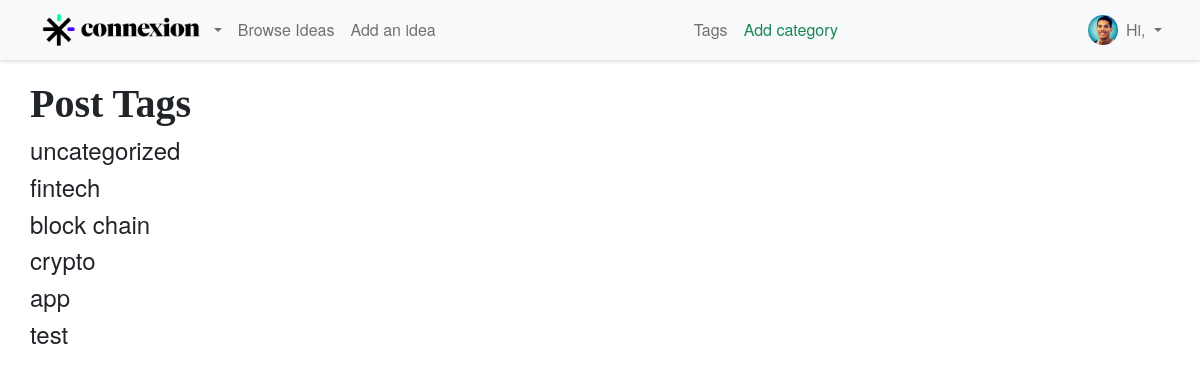
The page /category-list/ (signed in) on the database as committed earlier.
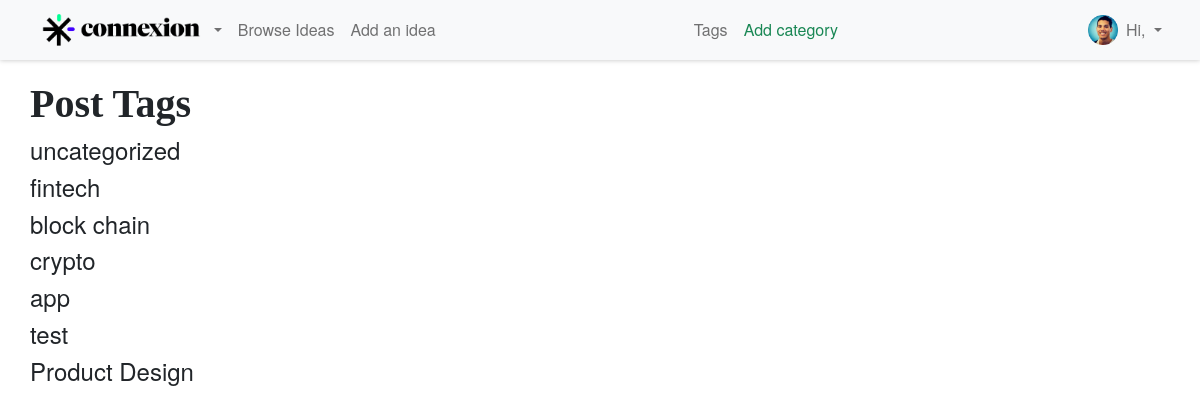
The same page on the database as committed later.
### thesite/models.py (models this page shows, shortened)
class Category(models.Model):
    name = models.CharField(max_length=255)
    def __str__(self):
        return self.name

### thesite/views.py (the view)
# urls.py: path('category-list/', CategoryListView, name='category-list'),
def CategoryListView(request):
    cat_menu_list = Category.objects.all()
    return render(request, 'category_list.html', {'cat_menu_list':cat_menu_list})

### thesite/templates/category_list.html (shortened to what this page needs)
{% extends 'base.html' %}
{% block content %}
    <h1>Post Tags</h1>
    {% for item in cat_menu_list %}
        <h4><a class="dropdown-item" href="{% url 'category' item|slugify %}">{{ item }}</a></h4>
    {% endfor %}
{% endblock %}

### thesite/templates/base.html (shortened to what this page needs)
<!doctype html>
{% load static %}
<html>
<head>
  <link href="https://cdn.jsdelivr.net/npm/bootstrap@5.2.0-beta1/dist/css/bootstrap.min.css" rel="stylesheet"
>
  <link rel="stylesheet" type="text/css" href="{% static 'css/base.css' %}">
</head>
<body>
  <nav class="navbar fixed-top navbar-expand-lg navbar-light bg-light">
    <div class="container-fluid">
      <a class="navbar-brand" href="{% url 'home' %}" style="margin: 0;">
        <img class="d-inline-block align-text-top" src="{% static 'thesite/images/Frame 40sdfgsfdgs.png' %}" alt=""
          srcset="" height="50px">
      </a>
      <div class="collapse navbar-collapse justify-content-between" id="navbarSupportedContent">
        {% if user.is_authenticated %}
        <ul class="navbar-nav me-auto mb-2 mb-lg-0">
          <li class="nav-item dropdown">
            <a class="nav-link dropdown-toggle" href="/" id="navbarDropdown" role="button" data-bs-toggle="dropdown"
              aria-expanded="false" style="padding-left: 0;">
            </a>
          </li>
          <li class="nav-item">
            <a class="nav-link" aria-current="page" href="{% url 'browse_post' %}">Browse Ideas</a>
          </li>
          <li class="nav-item">
            <a class="nav-link" href="{% url 'add_post' %}">Add an idea</a>
          </li>
        </ul>
        <ul class="navbar-nav me-auto mb-2 mb-lg-0">
          {% if cat_menu %}
          <li class="nav-item dropdown">
            <a class="nav-link dropdown-toggle" href="#" id="navbarDropdown" role="button" data-toggle="dropdown"
              aria-haspopup="true" aria-expanded="false">
              Tags
            </a>
            <div class="dropdown-menu" aria-labelledby="navbarDropdown">
              {% for item in cat_menu %}
              <a class="dropdown-item" href="{% url 'category' item|slugify %}">{{ item }}</a>
              {% endfor %}
            </div>
          </li>
          {% else %}
          <li class="nav-item">
            <a class="nav-link" href="{% url 'category-list' %}">Tags</a>
          </li>
          {% endif %}
          <li class="nav-item">
            <a class="nav-link text-success" aria-current="page" href="{% url 'add_category' %}">Add category</a>
          </li>
        </ul>
        <div class="d-flex">
          <ul class="navbar-nav me-auto mb-2 mb-lg-0">
            <li class="nav-item">
              <img src="{% static 'thesite/images/Ellipse 30.png' %}" alt="" srcset="" height="30px"
                style="margin-top: 5px;">
            </li>
            <li class="nav-item dropdown">
              <a class="nav-link dropdown-toggle" href="#" id="navbarDropdown" role="button" data-bs-toggle="dropdown"
                aria-expanded="false">
                Hi,
              </a>
            </li>
          </ul>
        </div>
        {% endif %}
      </div>
    </div>
  </nav>
  <div id="content" , name="content" , class="main" style="margin-top: 80px;">
    {% block content %}
    {% endblock %}
  </div>
</body>
</html>

### static/css/base.css (style rules this page uses)
.navbar { padding: 0 30px; }
.navbar .container-fluid { padding: 0px; }
.main { padding: 0 30px; }
* { font-family: 'Helvetica Neue'; }

Rows that differ between the two databases and show on the page:
added Category: name "Product Design"
